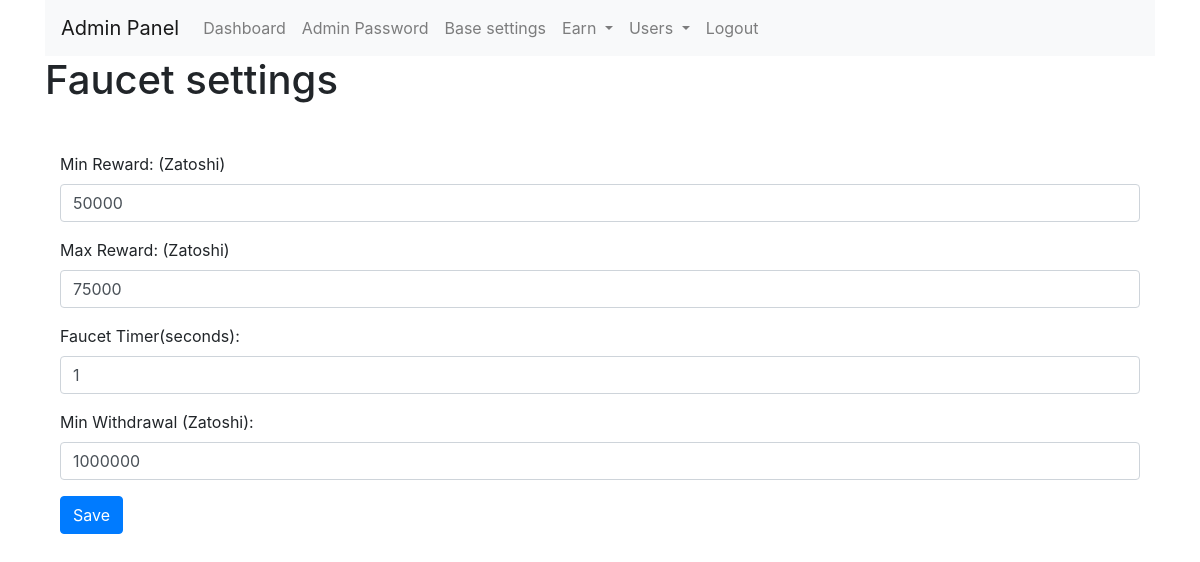
Screenshot of /admin.php?page=faucet (signed in) with the database file from the repository.
### tables this page shows
CREATE TABLE IF NOT EXISTS `settings` (
`id` int(32) UNSIGNED NOT NULL AUTO_INCREMENT,
  `name` varchar(50) NOT NULL,
  `value` varchar(400) NOT NULL,
  PRIMARY KEY (`id`)
);

### admin.php (the view, shortened to what this page needs)
<?php
include("includes/config.php");
?>
<!DOCTYPE html>
<html lang="en">
<head>
    <link rel="stylesheet" href="https://maxcdn.bootstrapcdn.com/bootstrap/4.5.2/css/bootstrap.min.css">
	<link rel="stylesheet" href="https://code.jquery.com/ui/1.12.1/themes/base/jquery-ui.css">
    <link rel="stylesheet" href="https://maxcdn.bootstrapcdn.com/bootstrap/4.5.2/css/bootstrap.min.css">
	<link rel="stylesheet" href="https://code.jquery.com/ui/1.12.1/themes/base/jquery-ui.css">
</head>
<body>
<?php
if (!isset($_SESSION['admin_username'])) {
?>
    <div class="container mt-5">
        <div class="row justify-content-center">
            <div class="col-md-6">
                <div class="card">
                    <div class="card-header">Admin Login</div>
                    <div class="card-body">
                        <form method="post" action="">
                            <div class="form-group">
                                <label for="username">Admin username:</label>
                                <input type="text" class="form-control" id="username" name="username" required>
                            </div>
                            <div class="form-group">
                                <label for="password">Password:</label>
                                <input type="password" class="form-control" id="password" name="password" required>
                            </div>
                            <?php if(isset($login_error)) { ?>
                                <div class="alert alert-danger" role="alert">
                                    <?php echo $login_error; ?>
                                </div>
                            <?php } ?>
                            <button type="submit" class="btn btn-primary">Login</button>
                        </form>
                    </div>
                </div>
            </div>
        </div>
    </div>
<?php
} else {
    $page = isset($_GET['page']) ? $_GET['page'] : 'dashboard';
?>
<div class="container">
    <nav class="navbar navbar-expand-lg navbar-light bg-light">
        <a class="navbar-brand" href="#">Admin Panel</a>
        <div class="collapse navbar-collapse" id="navbarNav">
            <ul class="navbar-nav">
                <li class="nav-item <?php echo ($page == 'dashboard') ? 'active' : ''; ?>">
                    <a class="nav-link" href="admin.php?page=dashboard">Dashboard</a>
                </li>
			    <li class="nav-item <?php echo ($page == 'passch') ? 'active' : ''; ?>">
                    <a class="nav-link" href="admin.php?page=passch">Admin Password</a>
                </li>
                <li class="nav-item <?php echo ($page == 'basesettings') ? 'active' : ''; ?>">
                    <a class="nav-link" href="admin.php?page=basesettings">Base settings</a>
                </li>
				<li class="nav-item dropdown">
                <a class="nav-link dropdown-toggle" href="#" id="navbarDropdown" role="button" data-toggle="dropdown" aria-haspopup="true" aria-expanded="false">
                    Earn
                </a>
				</li>
                <li class="nav-item dropdown">
                <a class="nav-link dropdown-toggle" href="#" id="navbarDropdown" role="button" data-toggle="dropdown" aria-haspopup="true" aria-expanded="false">
                    Users
                </a>
				</li>
				<li class="nav-item <?php echo ($page == 'logout') ? '' : ''; ?>">
                    <a class="nav-link" href="admin.php?page=logout">Logout</a>
                </li>
            </ul>
        </div>
    </nav>
    <?php
    switch ($page) {
?>
<?php
		case 'faucet':
            echo "<h1>Faucet settings</h1>";
$getMinReward = $mysqli->query("SELECT value FROM settings WHERE name = 'min_reward' LIMIT 1")->fetch_assoc()['value'];
$getMaxReward = $mysqli->query("SELECT value FROM settings WHERE name = 'max_reward' LIMIT 1")->fetch_assoc()['value'];
$getTimer = $mysqli->query("SELECT value FROM settings WHERE name = 'timer' LIMIT 1")->fetch_assoc()['value'];
$getMinWithdrawalGateway = $mysqli->query("SELECT value FROM settings WHERE name = 'min_withdrawal_gateway' LIMIT 1")->fetch_assoc()['value'];
?>
<div class="container mt-5">
     <form method="post" action="?page=faucet">
        <div class="form-group">
            <label for="min-reward">Min Reward: (Zatoshi)</label>
            <input type="text" class="form-control" id="min-reward" name="min-reward" value="<?php echo $getMinReward; ?>">
        </div>
        <div class="form-group">
            <label for="max-reward">Max Reward: (Zatoshi)</label>
            <input type="text" class="form-control" id="max-reward" name="max-reward" value="<?php echo $getMaxReward; ?>">
        </div>
        <div class="form-group">
            <label for="timer">Faucet Timer(seconds):</label>
            <input type="text" class="form-control" id="timer" name="timer" value="<?php echo $getTimer; ?>">
        </div>
        <div class="form-group">
            <label for="min-withdrawal-gateway">Min Withdrawal (Zatoshi):</label>
            <input type="text" class="form-control" id="min-withdrawal-gateway" name="min-withdrawal-gateway" value="<?php echo $getMinWithdrawalGateway; ?>">
        </div>
        <button type="submit" class="btn btn-primary">Save</button>
    </form>
</div>
<?php
            break;
                ?>
        <?php
    }
}
 ?>
</div>
</body>
</html>

### rows the page displays
settings: min-reward "50000"
settings: max-reward "75000"
settings: timer "1"
settings: min-withdrawal-gateway "1000000"
